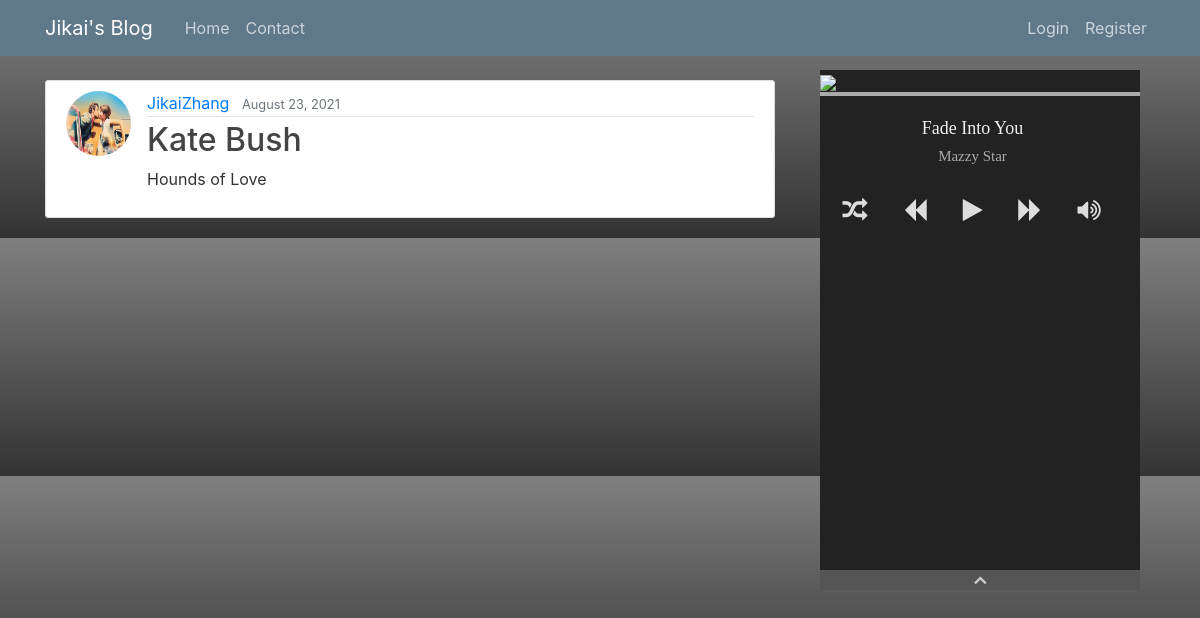
/post/5/, run on the app's committed database.
### blog/models.py (models this page shows, shortened)
class Post(models.Model):
    title = models.CharField(max_length=100)
    content = models.TextField()
    date_posted = models.DateTimeField(default=timezone.now)
    author = models.ForeignKey(User, on_delete=models.CASCADE)

### users/models.py (models this page shows, shortened)
class Profile(models.Model):
    user = models.OneToOneField(User, on_delete=models.CASCADE)
    image = models.ImageField(default='default.jpg', upload_to='profile_pics')

### blog/views.py (the view)
# urls.py: path('post/<int:pk>/', PostDetailView.as_view(), name='post-detail'),
class PostDetailView(DetailView):
    model = Post

### blog/templates/blog/post_detail.html (shortened to what this page needs)
{% extends "blog/base.html" %}
{% block content %}
  <article class="media content-section">
    <img class="rounded-circle article-img" src="{{ object.author.profile.image.url }}">
    <div class="media-body">
      <div class="article-metadata">
        <a class="mr-2" href="{% url 'user-posts' object.author.username %}">{{ object.author }}</a>
        <small class="text-muted">{{ object.date_posted|date:"F d, Y" }}</small>
      </div>
      <h2 class="article-title">{{ object.title }}</h2>
      <p class="article-content">{{ object.content }}</p>
    </div>
  </article>
{% endblock content %}

### blog/static/blog/style.css (style rules this page uses)
body { background: #fafafa; color: #333333; margin-top: 5rem; }
h1, h2, h3, h4, h5, h6 { color: #444444; }
.content-section { background: #ffffff; padding: 10px 20px; border: 1px solid #dddddd; border-radius: 3px; margin-bottom: 20px; }
.article-title { color: #444444; }
.article-content { white-space: pre-line; }
.article-img { height: 65px; width: 65px; margin-right: 16px; }
.article-metadata { padding-bottom: 1px; margin-bottom: 4px; border-bottom: 1px solid #e3e3e3 }

### data on the page
Post: author.profile.image (picture), author "JikaiZhang", date_posted "August 23, 2021", title "Kate Bush", content "Hounds of Love"
